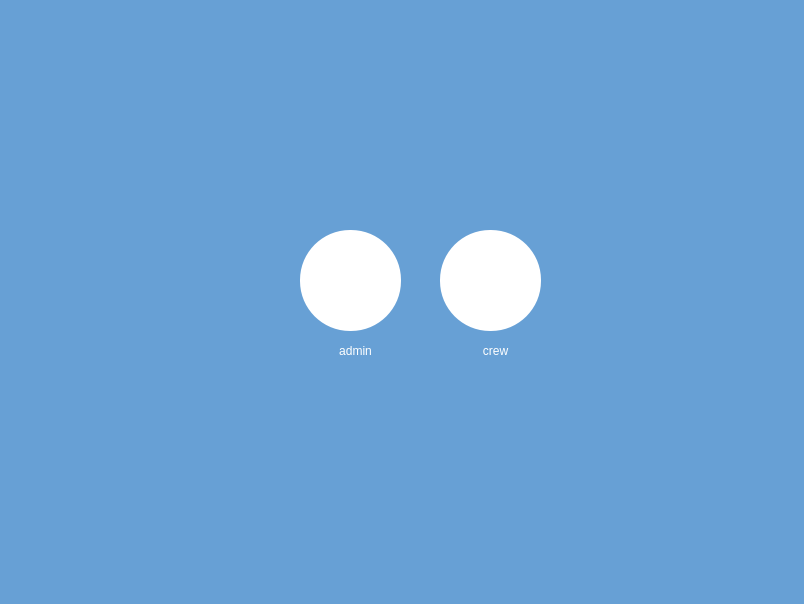
<?xml version="1.0" encoding="UTF-8"?>
<ui version="4.0">
 <class>MainWindow</class>
 <widget class="QMainWindow" name="MainWindow">
  <property name="geometry">
   <rect>
    <x>0</x>
    <y>0</y>
    <width>804</width>
    <height>604</height>
   </rect>
  </property>
  <property name="windowTitle">
   <string>MainWindow</string>
  </property>
  <widget class="QWidget" name="centralwidget">
   <widget class="QWidget" name="background" native="true">
    <property name="geometry">
     <rect>
      <x>0</x>
      <y>0</y>
      <width>811</width>
      <height>611</height>
     </rect>
    </property>
    <property name="styleSheet">
     <string notr="true">background-color: rgb(103, 160, 213);

</string>
    </property>
    <widget class="QPushButton" name="admin">
     <property name="geometry">
      <rect>
       <x>300</x>
       <y>230</y>
       <width>101</width>
       <height>101</height>
      </rect>
     </property>
     <property name="styleSheet">
      <string notr="true">QPushButton{
background-color: white;
border: 1px white;
border-radius: 50px;
}

QPushButton:hover{
	color:rgb(73, 147, 221);
	background-color: rgb(13, 27, 38);
}</string>
     </property>
     <property name="text">
      <string/>
     </property>
     <property name="icon">
      <iconset>
       <normaloff>../img/admin.png</normaloff>../img/admin.png</iconset>
     </property>
     <property name="iconSize">
      <size>
       <width>70</width>
       <height>70</height>
      </size>
     </property>
    </widget>
    <widget class="QPushButton" name="crew">
     <property name="geometry">
      <rect>
       <x>440</x>
       <y>230</y>
       <width>101</width>
       <height>101</height>
      </rect>
     </property>
     <property name="styleSheet">
      <string notr="true">QPushButton{
background-color: white;
border: 1px white;
border-radius: 50px;
}

QPushButton:hover{
	color:rgb(73, 147, 221);
	background-color: rgb(13, 27, 38);
}</string>
     </property>
     <property name="text">
      <string/>
     </property>
     <property name="icon">
      <iconset>
       <normaloff>../img/crew.png</normaloff>../img/crew.png</iconset>
     </property>
     <property name="iconSize">
      <size>
       <width>70</width>
       <height>70</height>
      </size>
     </property>
    </widget>
    <widget class="QLabel" name="label">
     <property name="geometry">
      <rect>
       <x>340</x>
       <y>140</y>
       <width>161</width>
       <height>51</height>
      </rect>
     </property>
     <property name="text">
      <string/>
     </property>
     <property name="pixmap">
      <pixmap>../img/choose-role.png</pixmap>
     </property>
     <property name="scaledContents">
      <bool>true</bool>
     </property>
    </widget>
    <widget class="QLabel" name="label_2">
     <property name="geometry">
      <rect>
       <x>330</x>
       <y>340</y>
       <width>51</width>
       <height>21</height>
      </rect>
     </property>
     <property name="styleSheet">
      <string notr="true">#label_2{
font: 12pt &quot;Century Gothic&quot;;
color: white;
}</string>
     </property>
     <property name="text">
      <string>admin</string>
     </property>
     <property name="alignment">
      <set>Qt::AlignCenter</set>
     </property>
    </widget>
    <widget class="QLabel" name="label_3">
     <property name="geometry">
      <rect>
       <x>470</x>
       <y>340</y>
       <width>51</width>
       <height>21</height>
      </rect>
     </property>
     <property name="styleSheet">
      <string notr="true">#label_3{
font: 12pt &quot;Century Gothic&quot;;
color: white;
}</string>
     </property>
     <property name="text">
      <string>crew</string>
     </property>
     <property name="alignment">
      <set>Qt::AlignCenter</set>
     </property>
    </widget>
   </widget>
   <widget class="QWidget" name="mainBG" native="true">
    <property name="geometry">
     <rect>
      <x>160</x>
      <y>0</y>
      <width>651</width>
      <height>611</height>
     </rect>
    </property>
    <property name="styleSheet">
     <string notr="true">#mainBG {
background-color: #fffcf6;

}

</string>
    </property>
   </widget>
   <zorder>mainBG</zorder>
   <zorder>background</zorder>
  </widget>
 </widget>
 <resources/>
 <connections/>
</ui>
